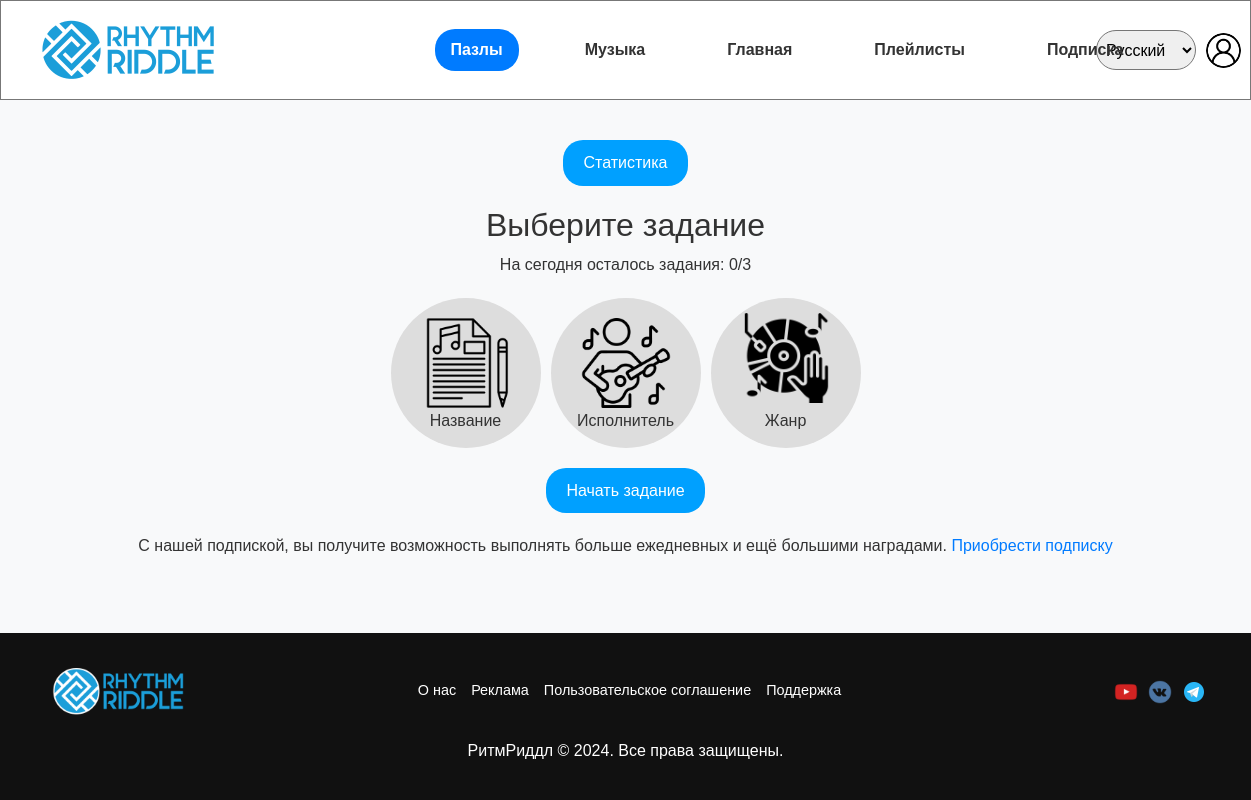
Page /main/puzzle (signed in) on the earlier database version.
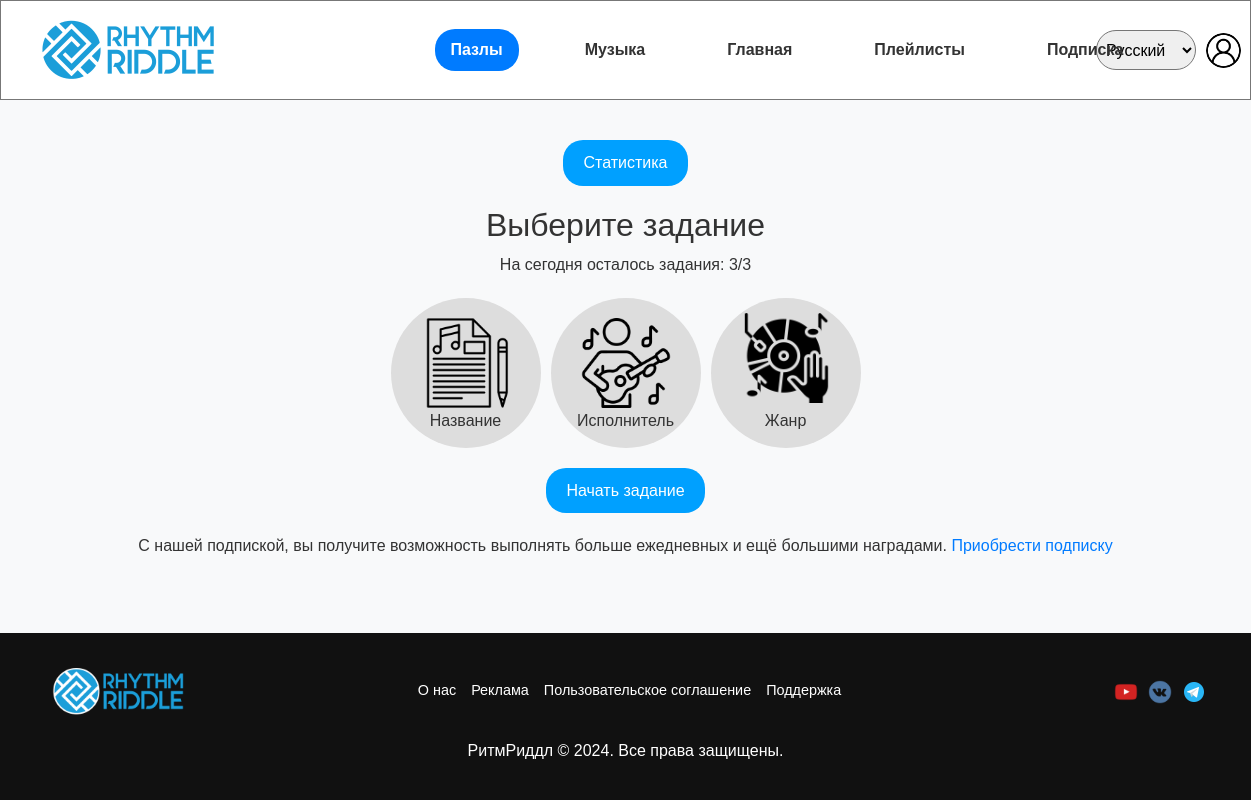
Same page on the later database version.
### main/models.py (models this page shows, shortened)
class Stats(models.Model):
    USERS_GENRE = [
        ('rock', 'Рок'),
        ('romance', 'Шансон'),
        ('disco', 'Диско'),
        ('dance', 'Танец'),
        ('pop', 'Поп'),
        ('rap', 'Рэп'),
        ('house', 'Хаус'),
        ('edm', 'Электро'),
        ('bandstand', 'Эстрада'),
    ]
    user = models.OneToOneField(User, on_delete=models.CASCADE)
    points = models.IntegerField(default=100)
    attempts = models.IntegerField(default=3)
    last_reset_date = models.DateField(auto_now=True)
    first_user_genre = models.CharField(max_length=10, choices=USERS_GENRE, null=True, blank=True)
    second_user_genre = models.CharField(max_length=10, choices=USERS_GENRE, null=True, blank=True)
    third_user_genre = models.CharField(max_length=10, choices=USERS_GENRE, null=True, blank=True)
    class Meta:
        verbose_name = 'Статистика'
        verbose_name_plural = 'Статистика'

### main/views.py (the view)
# urls.py: path('/puzzle', views.puzzle, name='puzzle'), # Пазлы
@login_required
def puzzle(request):
    user_stats = Stats.objects.get(user=request.user)
    return render(request, 'main/puzzle.html', {"user_stats": user_stats})

### main/templates/main/puzzle.html (shortened to what this page needs)
{% extends 'main/layout.html' %}
{% load static %}
{% block extrastyles %}
    <link rel="stylesheet" href="{% static 'main/css/puzzle.css' %}">
    <link rel="stylesheet" href="{% static 'main/css/quiz_choose.css' %}">
{% endblock %}
{% block content %}
    <div>
        <section class="task-selection">
            <button class="stats-button">Статистика</button>
            <h2>Выберите задание</h2>
            <p>На сегодня осталось задания: {{ user_stats.attempts }}/3</p>
            <div class="tasks">
                <div class="task-placeholder" data-type="title" style=" overflow: hidden"><img style="position:relative; top:20px;width:60%" src="{% static 'main/img/musictitle.png' %}"><label style="position:relative; top:20px">Название</label></div>
                <div class="task-placeholder" data-type="composer"><img style="position:relative;top:20px;width:60%" src="{% static 'main/img/musicartist.png' %}"><label style="position:relative; top:20px">Исполнитель</label></div>
                <div class="task-placeholder" data-type="genre"><img style="position:relative; width:80%" src="{% static 'main/img/musicgenre.png' %}"><label style="position:relative; top:-10px">Жанр</label></div>
            </div>
            <div>
                <button class="start-task">Начать задание</button>
            <p class="subscription-prompt">
                С нашей подпиской, вы получите возможность выполнять больше ежедневных и ещё большими наградами.
                <a href="{% url 'subscription' %}">Приобрести подписку</a>
            </p>
            </div>
        </section>
    </div>
{% endblock %}

Differences in the rows shown:
changed Stats: attempts "0" → "3"
